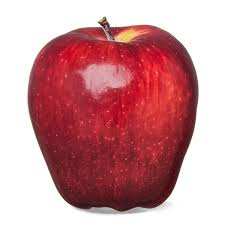
#> input picture fruit.jpg, 225 x 225 px
$ python -i utils.py   (imports and definitions only)
#> lines starting #> are read from the running program, lines starting #| are printed output that depends on the picture; after the words box and inside, x2 and y2 are one past the last pixel; in counts of white or black regions, pixels touching at a corner belong together
#> further down, picture is the input picture: shape (225, 225, 3); mean B, G, R 150.3, 145.5, 202.7
import cv2
import numpy as np

def preprocess_image(frame):
    blurred = cv2.GaussianBlur(frame, (7, 7), 0)
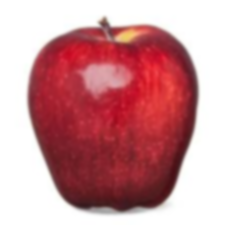
#> blurred: shape (225, 225, 3); mean B, G, R 150.3, 145.5, 202.7
    hsv = cv2.cvtColor(blurred, cv2.COLOR_BGR2HSV)
#> hsv: shape (225, 225, 3); mean H, S, V 94.6, 92.9, 202.8

    # Fruit-friendly HSV ranges (NOT skin)
    lower = np.array([20, 60, 60])     # excludes skin tones
    upper = np.array([90, 255, 255])   # green/yellow fruits

    mask = cv2.inRange(hsv, lower, upper)
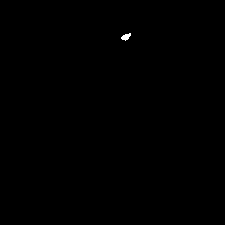
#> mask: shape (225, 225); 0.09% white; 1 white region, box (x1, y1, x2, y2) and area: (121, 33, 131, 41) 47

    kernel = cv2.getStructuringElement(cv2.MORPH_ELLIPSE, (7, 7))
    mask = cv2.morphologyEx(mask, cv2.MORPH_OPEN, kernel)
#> mask: shape (225, 225); 0.07% white; 1 white region, box (x1, y1, x2, y2) and area: (122, 34, 129, 41) 33
    mask = cv2.morphologyEx(mask, cv2.MORPH_CLOSE, kernel)

    return hsv, mask

>>> import cv2
>>> picture = cv2.imread('fruit.jpg')
>>> result = preprocess_image(picture)
